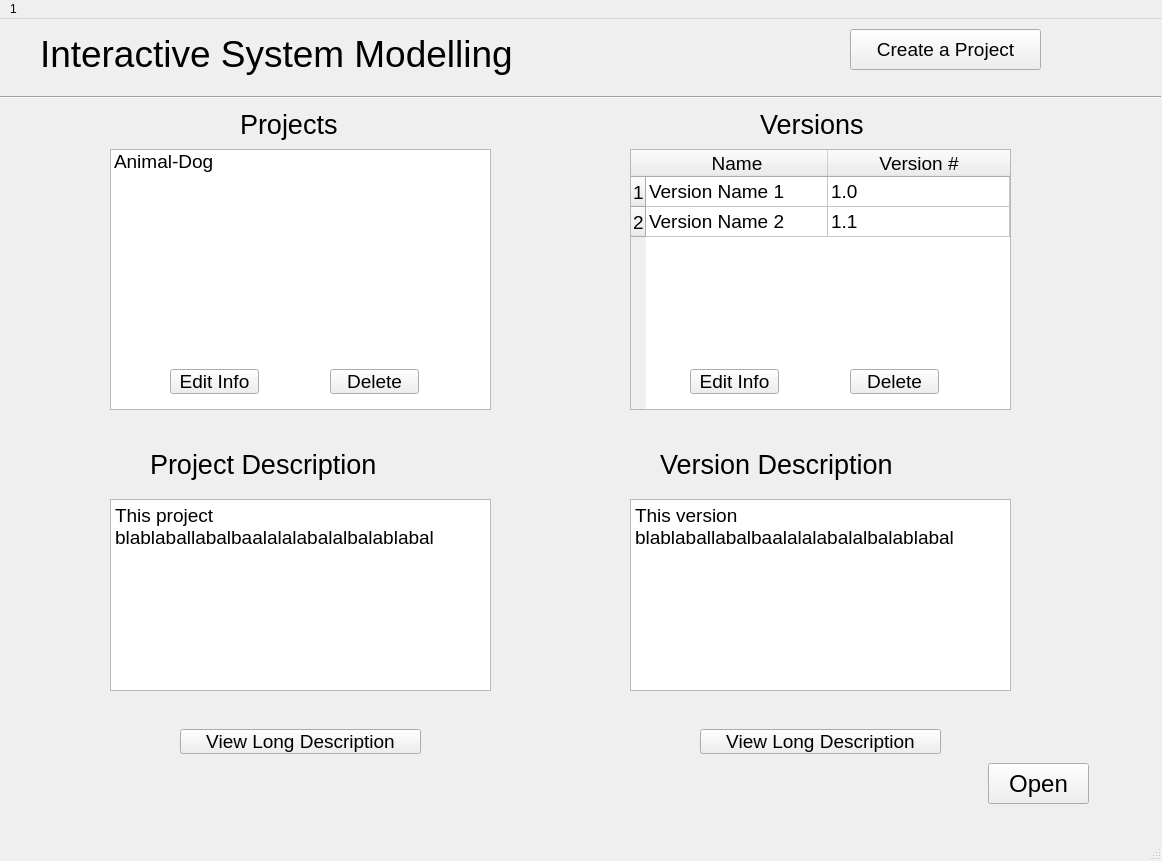
<?xml version="1.0" encoding="UTF-8"?>
<ui version="4.0">
 <class>MainWindow</class>
 <widget class="QMainWindow" name="MainWindow">
  <property name="geometry">
   <rect>
    <x>0</x>
    <y>0</y>
    <width>1162</width>
    <height>861</height>
   </rect>
  </property>
  <property name="sizePolicy">
   <sizepolicy hsizetype="Preferred" vsizetype="Preferred">
    <horstretch>0</horstretch>
    <verstretch>0</verstretch>
   </sizepolicy>
  </property>
  <property name="windowTitle">
   <string>MainWindow</string>
  </property>
  <widget class="QWidget" name="centralwidget">
   <widget class="QPushButton" name="createBtn">
    <property name="geometry">
     <rect>
      <x>850</x>
      <y>10</y>
      <width>191</width>
      <height>41</height>
     </rect>
    </property>
    <property name="font">
     <font>
      <pointsize>14</pointsize>
     </font>
    </property>
    <property name="text">
     <string>Create a Project</string>
    </property>
   </widget>
   <widget class="QLabel" name="label">
    <property name="geometry">
     <rect>
      <x>40</x>
      <y>10</y>
      <width>591</width>
      <height>51</height>
     </rect>
    </property>
    <property name="text">
     <string>&lt;html&gt;&lt;head/&gt;&lt;body&gt;&lt;p&gt;&lt;span style=&quot; font-size:28pt;&quot;&gt;Interactive System Modelling&lt;/span&gt;&lt;/p&gt;&lt;/body&gt;&lt;/html&gt;</string>
    </property>
   </widget>
   <widget class="Line" name="line">
    <property name="geometry">
     <rect>
      <x>0</x>
      <y>70</y>
      <width>1161</width>
      <height>16</height>
     </rect>
    </property>
    <property name="orientation">
     <enum>Qt::Horizontal</enum>
    </property>
   </widget>
   <widget class="QLabel" name="label_2">
    <property name="geometry">
     <rect>
      <x>240</x>
      <y>80</y>
      <width>121</width>
      <height>51</height>
     </rect>
    </property>
    <property name="text">
     <string>&lt;html&gt;&lt;head/&gt;&lt;body&gt;&lt;p&gt;&lt;span style=&quot; font-size:20pt;&quot;&gt;Projects&lt;/span&gt;&lt;/p&gt;&lt;/body&gt;&lt;/html&gt;</string>
    </property>
   </widget>
   <widget class="QLabel" name="label_3">
    <property name="geometry">
     <rect>
      <x>760</x>
      <y>80</y>
      <width>151</width>
      <height>51</height>
     </rect>
    </property>
    <property name="text">
     <string>&lt;html&gt;&lt;head/&gt;&lt;body&gt;&lt;p&gt;&lt;span style=&quot; font-size:20pt;&quot;&gt;Versions&lt;/span&gt;&lt;/p&gt;&lt;/body&gt;&lt;/html&gt;</string>
    </property>
   </widget>
   <widget class="QPushButton" name="editProjInfoBtn">
    <property name="geometry">
     <rect>
      <x>170</x>
      <y>350</y>
      <width>89</width>
      <height>25</height>
     </rect>
    </property>
    <property name="font">
     <font>
      <pointsize>14</pointsize>
     </font>
    </property>
    <property name="text">
     <string>Edit Info</string>
    </property>
   </widget>
   <widget class="QPushButton" name="deleteProjBtn">
    <property name="geometry">
     <rect>
      <x>330</x>
      <y>350</y>
      <width>89</width>
      <height>25</height>
     </rect>
    </property>
    <property name="font">
     <font>
      <pointsize>14</pointsize>
     </font>
    </property>
    <property name="text">
     <string>Delete</string>
    </property>
   </widget>
   <widget class="QPushButton" name="editVerInfoBtn">
    <property name="geometry">
     <rect>
      <x>690</x>
      <y>350</y>
      <width>89</width>
      <height>25</height>
     </rect>
    </property>
    <property name="font">
     <font>
      <pointsize>14</pointsize>
     </font>
    </property>
    <property name="text">
     <string>Edit Info</string>
    </property>
   </widget>
   <widget class="QPushButton" name="deleteVerBtn">
    <property name="geometry">
     <rect>
      <x>850</x>
      <y>350</y>
      <width>89</width>
      <height>25</height>
     </rect>
    </property>
    <property name="font">
     <font>
      <pointsize>14</pointsize>
     </font>
    </property>
    <property name="text">
     <string>Delete</string>
    </property>
   </widget>
   <widget class="QListWidget" name="listWidget">
    <property name="geometry">
     <rect>
      <x>110</x>
      <y>130</y>
      <width>381</width>
      <height>261</height>
     </rect>
    </property>
    <item>
     <property name="text">
      <string>Animal-Dog</string>
     </property>
     <property name="font">
      <font>
       <pointsize>14</pointsize>
      </font>
     </property>
    </item>
   </widget>
   <widget class="QTableWidget" name="tableWidget">
    <property name="geometry">
     <rect>
      <x>630</x>
      <y>130</y>
      <width>381</width>
      <height>261</height>
     </rect>
    </property>
    <property name="font">
     <font>
      <pointsize>14</pointsize>
     </font>
    </property>
    <property name="lineWidth">
     <number>1</number>
    </property>
    <property name="textElideMode">
     <enum>Qt::ElideRight</enum>
    </property>
    <property name="showGrid">
     <bool>true</bool>
    </property>
    <property name="wordWrap">
     <bool>true</bool>
    </property>
    <property name="cornerButtonEnabled">
     <bool>true</bool>
    </property>
    <attribute name="horizontalHeaderDefaultSectionSize">
     <number>182</number>
    </attribute>
    <attribute name="verticalHeaderCascadingSectionResizes">
     <bool>false</bool>
    </attribute>
    <row>
     <property name="text">
      <string>1</string>
     </property>
    </row>
    <row>
     <property name="text">
      <string>2</string>
     </property>
    </row>
    <column>
     <property name="text">
      <string>Name</string>
     </property>
     <property name="font">
      <font>
       <pointsize>14</pointsize>
       <stylestrategy>PreferAntialias</stylestrategy>
      </font>
     </property>
     <property name="textAlignment">
      <set>AlignCenter</set>
     </property>
    </column>
    <column>
     <property name="text">
      <string>Version #</string>
     </property>
     <property name="font">
      <font>
       <pointsize>14</pointsize>
      </font>
     </property>
     <property name="textAlignment">
      <set>AlignCenter</set>
     </property>
    </column>
    <item row="0" column="0">
     <property name="text">
      <string>Version Name 1</string>
     </property>
     <property name="font">
      <font>
       <pointsize>14</pointsize>
      </font>
     </property>
    </item>
    <item row="0" column="1">
     <property name="text">
      <string>1.0</string>
     </property>
     <property name="font">
      <font>
       <pointsize>14</pointsize>
      </font>
     </property>
    </item>
    <item row="1" column="0">
     <property name="text">
      <string>Version Name 2</string>
     </property>
     <property name="font">
      <font>
       <pointsize>14</pointsize>
      </font>
     </property>
    </item>
    <item row="1" column="1">
     <property name="text">
      <string>1.1</string>
     </property>
     <property name="font">
      <font>
       <pointsize>14</pointsize>
      </font>
     </property>
    </item>
   </widget>
   <widget class="QLabel" name="label_4">
    <property name="geometry">
     <rect>
      <x>150</x>
      <y>420</y>
      <width>301</width>
      <height>51</height>
     </rect>
    </property>
    <property name="text">
     <string>&lt;html&gt;&lt;head/&gt;&lt;body&gt;&lt;p&gt;&lt;span style=&quot; font-size:20pt;&quot;&gt;Project Description&lt;/span&gt;&lt;/p&gt;&lt;/body&gt;&lt;/html&gt;</string>
    </property>
   </widget>
   <widget class="QLabel" name="label_5">
    <property name="geometry">
     <rect>
      <x>660</x>
      <y>420</y>
      <width>311</width>
      <height>51</height>
     </rect>
    </property>
    <property name="text">
     <string>&lt;html&gt;&lt;head/&gt;&lt;body&gt;&lt;p&gt;&lt;span style=&quot; font-size:20pt;&quot;&gt;Version Description&lt;/span&gt;&lt;/p&gt;&lt;/body&gt;&lt;/html&gt;</string>
    </property>
   </widget>
   <widget class="QTextBrowser" name="textBrowser">
    <property name="geometry">
     <rect>
      <x>110</x>
      <y>480</y>
      <width>381</width>
      <height>192</height>
     </rect>
    </property>
    <property name="html">
     <string>&lt;!DOCTYPE HTML PUBLIC &quot;-//W3C//DTD HTML 4.0//EN&quot; &quot;http://www.w3.org/TR/REC-html40/strict.dtd&quot;&gt;
&lt;html&gt;&lt;head&gt;&lt;meta name=&quot;qrichtext&quot; content=&quot;1&quot; /&gt;&lt;style type=&quot;text/css&quot;&gt;
p, li { white-space: pre-wrap; }
&lt;/style&gt;&lt;/head&gt;&lt;body style=&quot; font-family:'Ubuntu'; font-size:11pt; font-weight:400; font-style:normal;&quot;&gt;
&lt;p style=&quot; margin-top:0px; margin-bottom:0px; margin-left:0px; margin-right:0px; -qt-block-indent:0; text-indent:0px;&quot;&gt;&lt;span style=&quot; font-size:14pt;&quot;&gt;This project blablaballabalbaalalalabalalbalablabal&lt;/span&gt;&lt;/p&gt;&lt;/body&gt;&lt;/html&gt;</string>
    </property>
   </widget>
   <widget class="QTextBrowser" name="textBrowser_2">
    <property name="geometry">
     <rect>
      <x>630</x>
      <y>480</y>
      <width>381</width>
      <height>192</height>
     </rect>
    </property>
    <property name="html">
     <string>&lt;!DOCTYPE HTML PUBLIC &quot;-//W3C//DTD HTML 4.0//EN&quot; &quot;http://www.w3.org/TR/REC-html40/strict.dtd&quot;&gt;
&lt;html&gt;&lt;head&gt;&lt;meta name=&quot;qrichtext&quot; content=&quot;1&quot; /&gt;&lt;style type=&quot;text/css&quot;&gt;
p, li { white-space: pre-wrap; }
&lt;/style&gt;&lt;/head&gt;&lt;body style=&quot; font-family:'Ubuntu'; font-size:11pt; font-weight:400; font-style:normal;&quot;&gt;
&lt;p style=&quot; margin-top:0px; margin-bottom:0px; margin-left:0px; margin-right:0px; -qt-block-indent:0; text-indent:0px;&quot;&gt;&lt;span style=&quot; font-size:14pt;&quot;&gt;This version blablaballabalbaalalalabalalbalablabal&lt;/span&gt;&lt;/p&gt;&lt;/body&gt;&lt;/html&gt;</string>
    </property>
   </widget>
   <widget class="QPushButton" name="viewProjDescBtn">
    <property name="geometry">
     <rect>
      <x>180</x>
      <y>710</y>
      <width>241</width>
      <height>25</height>
     </rect>
    </property>
    <property name="font">
     <font>
      <pointsize>14</pointsize>
     </font>
    </property>
    <property name="text">
     <string>View Long Description</string>
    </property>
   </widget>
   <widget class="QPushButton" name="viewVerDescBtn">
    <property name="geometry">
     <rect>
      <x>700</x>
      <y>710</y>
      <width>241</width>
      <height>25</height>
     </rect>
    </property>
    <property name="font">
     <font>
      <pointsize>14</pointsize>
     </font>
    </property>
    <property name="text">
     <string>View Long Description</string>
    </property>
   </widget>
   <widget class="QPushButton" name="openBtn">
    <property name="geometry">
     <rect>
      <x>988</x>
      <y>744</y>
      <width>101</width>
      <height>41</height>
     </rect>
    </property>
    <property name="font">
     <font>
      <pointsize>18</pointsize>
     </font>
    </property>
    <property name="text">
     <string>Open</string>
    </property>
   </widget>
   <zorder>tableWidget</zorder>
   <zorder>listWidget</zorder>
   <zorder>createBtn</zorder>
   <zorder>label</zorder>
   <zorder>line</zorder>
   <zorder>label_2</zorder>
   <zorder>label_3</zorder>
   <zorder>editProjInfoBtn</zorder>
   <zorder>deleteProjBtn</zorder>
   <zorder>editVerInfoBtn</zorder>
   <zorder>deleteVerBtn</zorder>
   <zorder>label_4</zorder>
   <zorder>label_5</zorder>
   <zorder>textBrowser</zorder>
   <zorder>textBrowser_2</zorder>
   <zorder>viewProjDescBtn</zorder>
   <zorder>viewVerDescBtn</zorder>
   <zorder>openBtn</zorder>
  </widget>
  <widget class="QMenuBar" name="menubar">
   <property name="geometry">
    <rect>
     <x>0</x>
     <y>0</y>
     <width>1162</width>
     <height>22</height>
    </rect>
   </property>
   <widget class="QMenu" name="menuInteractive_System_Modelling">
    <property name="title">
     <string>1</string>
    </property>
   </widget>
   <addaction name="menuInteractive_System_Modelling"/>
  </widget>
  <widget class="QStatusBar" name="statusbar"/>
 </widget>
 <resources/>
 <connections/>
</ui>
